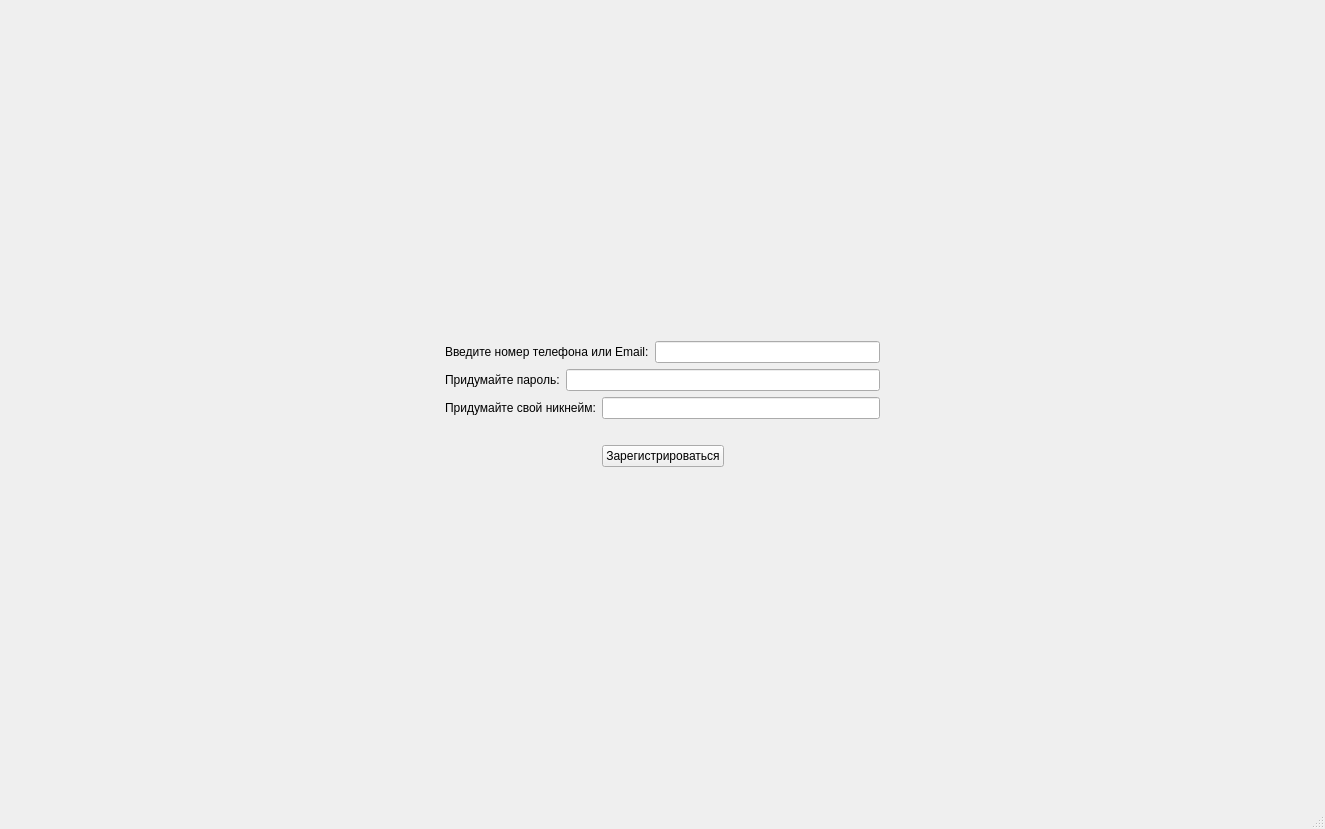
<?xml version="1.0" encoding="UTF-8"?>
<ui version="4.0">
 <class>MainWindow</class>
 <widget class="QMainWindow" name="MainWindow">
  <property name="geometry">
   <rect>
    <x>0</x>
    <y>0</y>
    <width>1325</width>
    <height>829</height>
   </rect>
  </property>
  <property name="windowTitle">
   <string>MainWindow</string>
  </property>
  <widget class="QWidget" name="centralwidget">
   <layout class="QHBoxLayout" name="horizontalLayout_6">
    <item>
     <spacer name="horizontalSpacer">
      <property name="orientation">
       <enum>Qt::Horizontal</enum>
      </property>
      <property name="sizeHint" stdset="0">
       <size>
        <width>429</width>
        <height>20</height>
       </size>
      </property>
     </spacer>
    </item>
    <item>
     <layout class="QVBoxLayout" name="verticalLayout_6">
      <item>
       <spacer name="verticalSpacer_6">
        <property name="orientation">
         <enum>Qt::Vertical</enum>
        </property>
        <property name="sizeHint" stdset="0">
         <size>
          <width>20</width>
          <height>162</height>
         </size>
        </property>
       </spacer>
      </item>
      <item>
       <layout class="QVBoxLayout" name="verticalLayout_5">
        <item>
         <layout class="QVBoxLayout" name="verticalLayout">
          <item>
           <layout class="QHBoxLayout" name="horizontalLayout_2">
            <item>
             <layout class="QHBoxLayout" name="horizontalLayout">
              <item>
               <widget class="QLabel" name="lable_mail_or_phone">
                <property name="text">
                 <string>Введите номер телефона или Email:</string>
                </property>
               </widget>
              </item>
              <item>
               <widget class="QLineEdit" name="input_mail"/>
              </item>
             </layout>
            </item>
           </layout>
          </item>
         </layout>
        </item>
        <item>
         <layout class="QVBoxLayout" name="verticalLayout_2">
          <item>
           <layout class="QHBoxLayout" name="horizontalLayout_3">
            <item>
             <widget class="QLabel" name="label_password">
              <property name="text">
               <string>Придумайте пароль:</string>
              </property>
             </widget>
            </item>
            <item>
             <widget class="QLineEdit" name="input_paasword"/>
            </item>
           </layout>
          </item>
         </layout>
        </item>
        <item>
         <layout class="QVBoxLayout" name="verticalLayout_3">
          <item>
           <layout class="QHBoxLayout" name="horizontalLayout_4">
            <item>
             <widget class="QLabel" name="label_name">
              <property name="text">
               <string>Придумайте свой никнейм:</string>
              </property>
             </widget>
            </item>
            <item>
             <widget class="QLineEdit" name="input_nikname"/>
            </item>
           </layout>
          </item>
         </layout>
        </item>
        <item>
         <widget class="QLabel" name="label_error">
          <property name="styleSheet">
           <string notr="true">color: rgb(255, 0, 0);</string>
          </property>
          <property name="text">
           <string/>
          </property>
         </widget>
        </item>
        <item>
         <layout class="QVBoxLayout" name="verticalLayout_4">
          <item>
           <layout class="QHBoxLayout" name="horizontalLayout_5">
            <item>
             <spacer name="horizontalSpacer_7">
              <property name="orientation">
               <enum>Qt::Horizontal</enum>
              </property>
              <property name="sizeHint" stdset="0">
               <size>
                <width>40</width>
                <height>20</height>
               </size>
              </property>
             </spacer>
            </item>
            <item>
             <widget class="QPushButton" name="pushButton">
              <property name="text">
               <string>Зарегистрироваться</string>
              </property>
             </widget>
            </item>
            <item>
             <spacer name="horizontalSpacer_8">
              <property name="orientation">
               <enum>Qt::Horizontal</enum>
              </property>
              <property name="sizeHint" stdset="0">
               <size>
                <width>40</width>
                <height>20</height>
               </size>
              </property>
             </spacer>
            </item>
           </layout>
          </item>
         </layout>
        </item>
       </layout>
      </item>
      <item>
       <spacer name="verticalSpacer_7">
        <property name="orientation">
         <enum>Qt::Vertical</enum>
        </property>
        <property name="sizeHint" stdset="0">
         <size>
          <width>20</width>
          <height>161</height>
         </size>
        </property>
       </spacer>
      </item>
     </layout>
    </item>
    <item>
     <spacer name="horizontalSpacer_2">
      <property name="orientation">
       <enum>Qt::Horizontal</enum>
      </property>
      <property name="sizeHint" stdset="0">
       <size>
        <width>429</width>
        <height>20</height>
       </size>
      </property>
     </spacer>
    </item>
   </layout>
  </widget>
  <widget class="QMenuBar" name="menubar">
   <property name="geometry">
    <rect>
     <x>0</x>
     <y>0</y>
     <width>1325</width>
     <height>22</height>
    </rect>
   </property>
  </widget>
  <widget class="QStatusBar" name="statusbar"/>
 </widget>
 <resources/>
 <connections/>
</ui>
